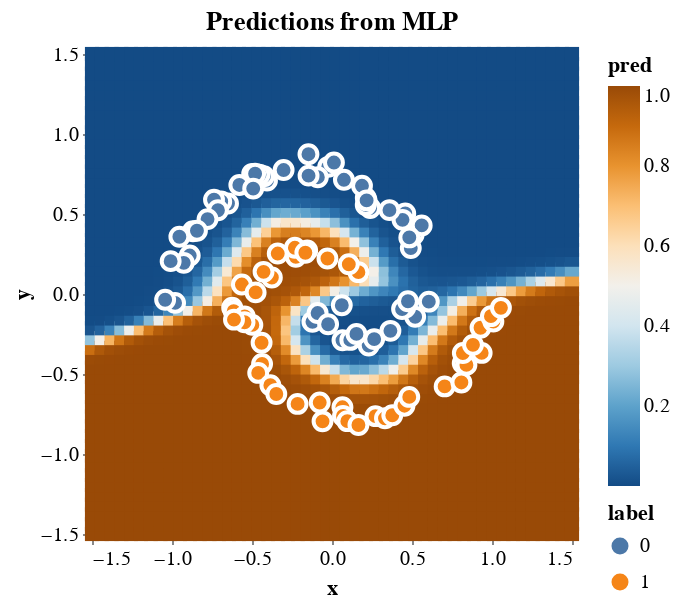

Notebook code cell kept with this figure:
### Code cell
data = {'x': xs[:, 0], 'y': xs[:, 1], 'pred': jnp.exp(preds)[:, 1]}
df = pd.DataFrame(data)
pred_chart = alt.Chart(df, width=240, height=240, title="Predictions from MLP").mark_square(size=50, opacity=1).encode(
    x=spirals_x_axis, 
    y=spirals_y_axis,
    color=alt.Color('pred', scale=alt.Scale(scheme='blueorange')),
)
chart = pred_chart + spiral_chart
chart.save('mlp_pred.html')
chart

### Figure 1 — Vega-Lite specification as saved in the notebook (floating-point values rounded to 4 significant figures; data arrays with more than 128 entries replaced by an {"elided": "..."} marker saying what was removed)
{"config": {"view": {"continuousWidth": 400, "continuousHeight": 300}}, "layer": [{"data": {"name": "data-dda1f347afac5a9e697d6a5efcc26d3e"}, "mark": {"type": "square", "opacity": 1, "size": 50}, "encoding": {"color": {"type": "quantitative", "field": "pred", "scale": {"scheme": "blueorange"}}, "x": {"type": "quantitative", "field": "x", "scale": {"domain": [-1.5, 1.5], "nice": false}}, "y": {"type": "quantitative", "field": "y", "scale": {"domain": [-1.5, 1.5], "nice": false}}}, "height": 240, "title": "Predictions from MLP", "width": 240}, {"data": {"name": "data-46792f3edd8503a4031c56d279232da6"}, "mark": {"type": "circle", "opacity": 1, "size": 80, "stroke": "white"}, "encoding": {"color": {"type": "nominal", "field": "label"}, "x": {"type": "quantitative", "field": "x", "scale": {"domain": [-1.5, 1.5], "nice": false}}, "y": {"type": "quantitative", "field": "y", "scale": {"domain": [-1.5, 1.5], "nice": false}}}, "height": 300, "width": 350}], "$schema": "https://vega.github.io/schema/vega-lite/v4.8.1.json", "datasets": {"data-dda1f347afac5a9e697d6a5efcc26d3e": {"elided": "2500 records"}, "data-46792f3edd8503a4031c56d279232da6": [{"x": 0.06125, "y": -0.07051, "label": 0}, {"x": -0.1222, "y": -0.174, "label": 0}, {"x": -0.09004, "y": -0.119, "label": 0}, {"x": 0.165, "y": 0.1364, "label": 1}, {"x": 0.105, "y": 0.1857, "label": 1}, {"x": -0.02432, "y": -0.189, "label": 0}, {"x": 0.06548, "y": -0.2893, "label": 0}, {"x": -0.02845, "y": 0.2221, "label": 1}, {"x": 0.1144, "y": -0.287, "label": 0}, {"x": 0.2292, "y": -0.322, "label": 0}, {"x": -0.155, "y": 0.2726, "label": 1}, {"x": -0.2261, "y": 0.2328, "label": 1}, {"x": 0.2636, "y": -0.2818, "label": 0}, {"x": 0.1528, "y": -0.2494, "label": 0}, {"x": -0.232, "y": 0.2887, "label": 1}, {"x": -0.1665, "y": 0.2578, "label": 1}, {"x": 0.3651, "y": -0.2303, "label": 0}, {"x": -0.3391, "y": 0.2528, "label": 1}, {"x": 0.5197, "y": -0.1421, "label": 0}, {"x": -0.376, "y": 0.1033, "label": 1}, {"x": -0.4278, "y": 0.1386, "label": 1}, {"x": 0.4578, "y": -0.08415, "label": 0}, {"x": 0.438, "y": -0.09397, "label": 0}, {"x": 0.4747, "y": -0.0453, "label": 0}, {"x": 0.605, "y": -0.04781, "label": 0}, {"x": -0.5631, "y": 0.059, "label": 1}, {"x": -0.6238, "y": -0.08622, "label": 1}, {"x": -0.4773, "y": 0.0101, "label": 1}, {"x": -0.6144, "y": -0.1073, "label": 1}, {"x": -0.4979, "y": -0.193, "label": 1}, {"x": -0.5456, "y": -0.1397, "label": 1}, {"x": -0.5467, "y": -0.1766, "label": 1}, {"x": -0.6126, "y": -0.1604, "label": 1}, {"x": 0.4924, "y": 0.2867, "label": 0}, {"x": 0.5101, "y": 0.3707, "label": 0}, {"x": -0.4401, "y": -0.3047, "label": 1}, {"x": 0.5606, "y": 0.4286, "label": 0}, {"x": 0.4831, "y": 0.3538, "label": 0}, {"x": -0.4371, "y": -0.4368, "label": 1}, {"x": -0.4611, "y": -0.4931, "label": 1}, {"x": 0.4579, "y": 0.5039, "label": 0}, {"x": 0.4407, "y": 0.4635, "label": 0}, {"x": 0.2385, "y": 0.5371, "label": 0}, {"x": -0.3853, "y": -0.57, "label": 1}, {"x": 0.3591, "y": 0.5246, "label": 0}, {"x": -0.3481, "y": -0.625, "label": 1}, {"x": 0.2109, "y": 0.5565, "label": 0}, {"x": 0.2112, "y": 0.6, "label": 0}, {"x": 0.1873, "y": 0.6762, "label": 0}, {"x": 0.2163, "y": 0.5848, "label": 0}, {"x": -0.2151, "y": -0.6868, "label": 1}, {"x": 0.07456, "y": 0.7137, "label": 0}, {"x": -0.07675, "y": -0.6785, "label": 1}, {"x": -0.05915, "y": -0.7958, "label": 1}, {"x": -0.02338, "y": 0.7948, "label": 0}, {"x": 0.01216, "y": 0.8215, "label": 0}, {"x": -0.08853, "y": 0.7301, "label": 0}, {"x": 0.06527, "y": -0.7082, "label": 1}, {"x": 0.06885, "y": -0.7626, "label": 1}, {"x": 0.09572, "y": -0.7946, "label": 1}, {"x": 0.1652, "y": -0.8187, "label": 1}, {"x": -0.1466, "y": 0.7398, "label": 0}, {"x": -0.1472, "y": 0.8738, "label": 0}, {"x": -0.3024, "y": 0.7747, "label": 0}, {"x": 0.2716, "y": -0.7636, "label": 1}, {"x": 0.3311, "y": -0.7769, "label": 1}, {"x": -0.4062, "y": 0.7092, "label": 0}, {"x": 0.3767, "y": -0.7579, "label": 1}, {"x": -0.4987, "y": 0.751, "label": 0}, {"x": -0.4256, "y": 0.7365, "label": 0}, {"x": -0.4532, "y": 0.7456, "label": 0}, {"x": 0.4528, "y": -0.6982, "label": 1}, {"x": -0.4806, "y": 0.7517, "label": 0}, {"x": -0.5792, "y": 0.6815, "label": 0}, {"x": 0.4828, "y": -0.643, "label": 1}, {"x": -0.4925, "y": 0.6588, "label": 0}, {"x": -0.6499, "y": 0.5655, "label": 0}, {"x": -0.6924, "y": 0.5786, "label": 0}, {"x": 0.7041, "y": -0.5774, "label": 1}, {"x": -0.7374, "y": 0.5892, "label": 0}, {"x": 0.8171, "y": -0.4335, "label": 1}, {"x": 0.8087, "y": -0.5528, "label": 1}, {"x": -0.7128, "y": 0.5235, "label": 0}, {"x": 0.8401, "y": -0.443, "label": 1}, {"x": -0.7778, "y": 0.468, "label": 0}, {"x": -0.8694, "y": 0.3923, "label": 0}, {"x": 0.8178, "y": -0.369, "label": 1}, {"x": -0.8441, "y": 0.3954, "label": 0}, {"x": 0.9353, "y": -0.3681, "label": 1}, {"x": 0.8811, "y": -0.3179, "label": 1}, {"x": -0.9539, "y": 0.358, "label": 0}, {"x": 0.9284, "y": -0.2111, "label": 1}, {"x": -0.8891, "y": 0.2403, "label": 0}, {"x": -0.9264, "y": 0.1946, "label": 0}, {"x": -1.008, "y": 0.2055, "label": 0}, {"x": 1.009, "y": -0.1726, "label": 1}, {"x": 0.9932, "y": -0.1386, "label": 1}, {"x": 1.056, "y": -0.08645, "label": 1}, {"x": -0.9809, "y": -0.05551, "label": 0}, {"x": -1.043, "y": -0.03598, "label": 0}]}}
